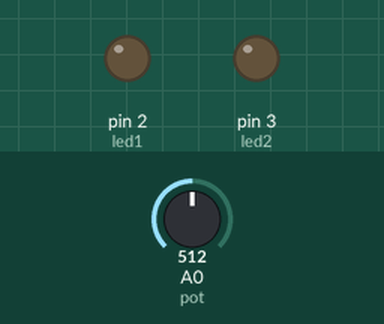
Recording of a sketch running on a simulated Arduino Uno, built with avr-gcc and run on an emulated ATmega328P. On the bench: output pins drawn as LEDs (lit = HIGH). Inputs (shaded band) come from the test bench; at power-on: A0 (pot) = 512.

Above: at 1.2 s.
1.3 s: A0 (pot) set to 716
At 1.7 s:
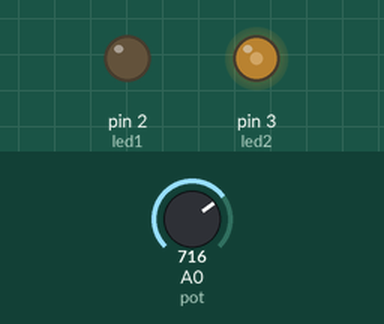
2.8 s: A0 (pot) set to 900
At 4.0 s:
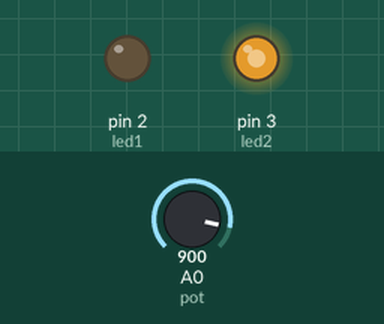
4.3 s: A0 (pot) set to 122
At 5.2 s:
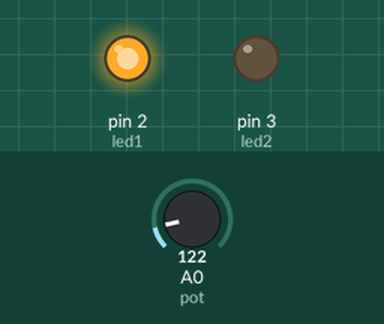
5.8 s: A0 (pot) set to 247
7.3 s: A0 (pot) set to 276
At 8.5 s:
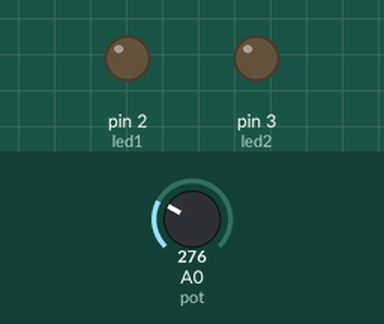
8.8 s: A0 (pot) set to 0
At 9.8 s:
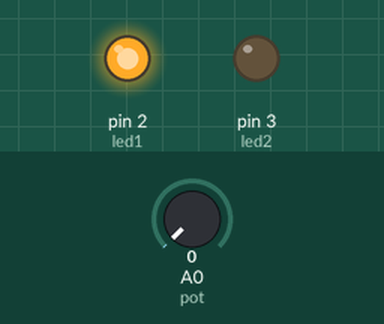
Timing chart, 0 to 11.3 s (numbered marks = the images above; inputs shaded):
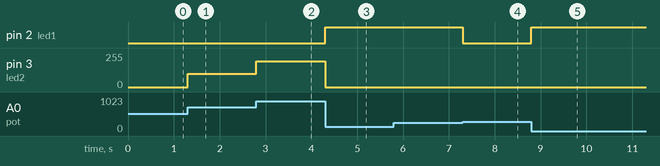

The sketch:

IndicadordesentidoPWM.ino
```cpp
const int pot = A0;
const int led1 = 2;
const int led2 = 3;

void setup() {}

void loop() {
  int valor = analogRead(pot);

  if (valor < 512) {
    int brilho = map(valor, 0, 512, 255, 0);
    analogWrite(led1, brilho);
    analogWrite(led2, 0);
  } else {
    int brilho = map(valor, 512, 1023, 0, 255);
    analogWrite(led2, brilho);
    analogWrite(led1, 0);
  }
}
```

Measured:
- the behaviour switches between 257 and 258 on A0 (pot) (found by bisection; images 3 and 4)
- after the input at 1.3 s, pin 3 (led2): 0/255 → 101/255 at once
- after the input at 2.8 s, pin 3 (led2): 101/255 → 193/255 at once
- after the input at 4.3 s, pin 2 (led1): LOW → HIGH at once; pin 3 (led2): 193/255 → 0/255 at once
- after the input at 5.8 s, every drawn part: stays the same
- after the input at 7.3 s, pin 2 (led1): HIGH → LOW at once
- after the input at 8.8 s, pin 2 (led1): LOW → HIGH at once
